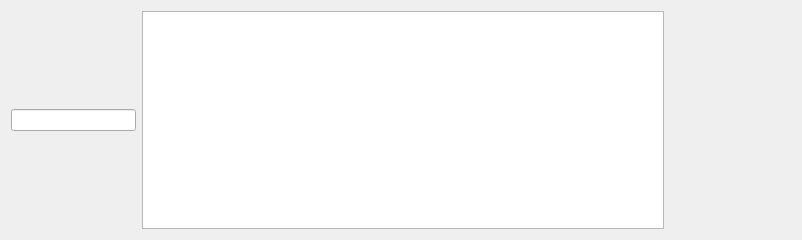
<?xml version="1.0" encoding="UTF-8"?>
<ui version="4.0">
 <class>DoctorMessage</class>
 <widget class="QWidget" name="DoctorMessage">
  <property name="geometry">
   <rect>
    <x>0</x>
    <y>0</y>
    <width>802</width>
    <height>240</height>
   </rect>
  </property>
  <property name="windowTitle">
   <string>智能医疗系统患者端</string>
  </property>
  <layout class="QGridLayout" name="gridLayout">
   <item row="0" column="1">
    <widget class="QTextBrowser" name="content"/>
   </item>
   <item row="0" column="0">
    <widget class="QLineEdit" name="name">
     <property name="maximumSize">
      <size>
       <width>125</width>
       <height>16777215</height>
      </size>
     </property>
    </widget>
   </item>
   <item row="0" column="2">
    <widget class="QLabel" name="label">
     <property name="minimumSize">
      <size>
       <width>121</width>
       <height>0</height>
      </size>
     </property>
     <property name="text">
      <string/>
     </property>
    </widget>
   </item>
  </layout>
 </widget>
 <resources/>
 <connections/>
</ui>
